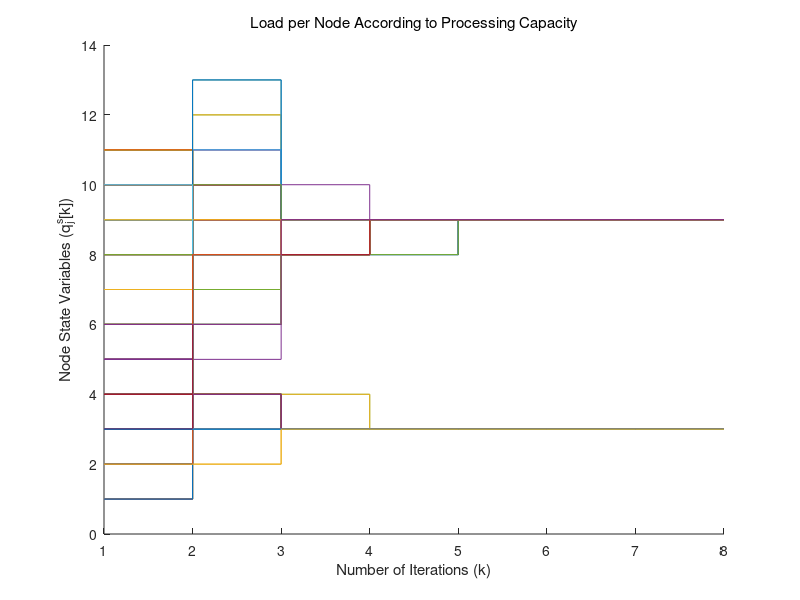
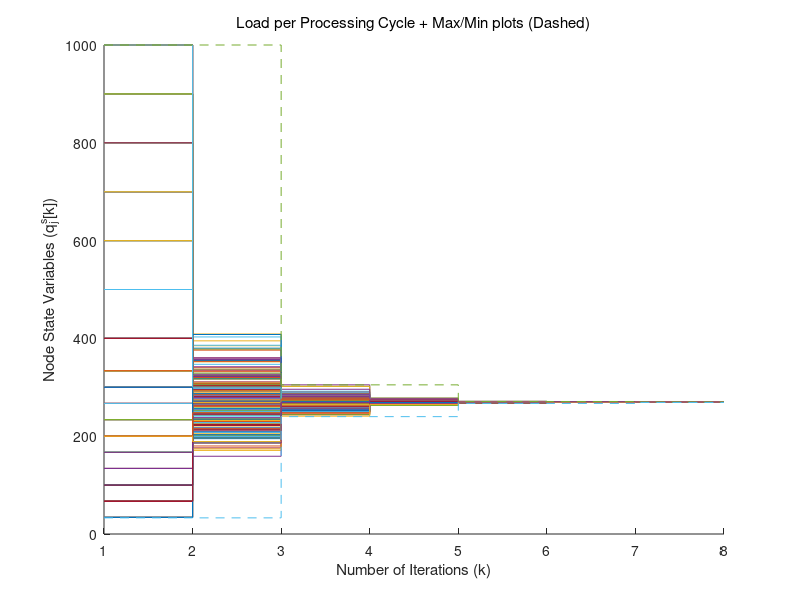

Write the MATLAB code that produced these figures, in order.
close all
clear all
clc

%largeconstant=10^10                %%% WORK ALSO FOR RING
connectivity=0.5;                   
nodes=200;
iter=100;

Ad = zeros(nodes,nodes);

for i=1:nodes
    for j=1:nodes
        if rand()>connectivity
            Ad(i,j)=1;              % AD - Adjacency Martix
        end
    end
end

for i=1:nodes
    Ad(i,i)=1;
end


diam=1;
AAA = Ad;
while (find(AAA==0)>0)
    AAA = AAA*Ad;
    diam=diam+1;
end


quant_step=1000;   % we can multiply by max of z0
y0=quant_step*randi(10,nodes,1);
z0=2*ones(nodes,1);
for j=1:nodes
    if (mod(j,2)==1)
        z0(j) = 10;
    else
        z0(j) = 30;
    end
end
y=y0
z=z0




%%%%%%%%%%%%%%%%%%%%%%%%%%%%%%%%%%%%%%%%%%%%%   - RING
% Ad = zeros(nodes,nodes);
% 
% for i=1:nodes-1
%     Ad(i+1,i)=1;
%     Ad(i,i)=1;
% end
% Ad(1,nodes)=1;
% 
% y0 = [4; 8; 10; 3; 5; 1];
% z0 = [1; 1; 1; 1; 1; 1];
% y=y0;
% z=z0;
%%%%%%%%%%%%%%%%%%%%%%%%%%%%%%%%%%%%%%%%%%%%%



%%%%%%%%%%%%%%%%%%%%%%%%%%%%%%%%%%%%%%%%%%%%%%%%%%%%
%  Ad = [0 1 1 0 0 0 0; 1 0 0 1 0 0 0; 0 0 0 0 0 1 0; 0 0 0 0 0 0 1; 1 1 1 1 0 0 0; 0 0 0 0 1 0 1; 0 0 0 0 1 0 0];   % CDC paper plot
%  nodes = 7;
%  y0 = [15; 5; 11; 4; 3; 13; 9]
%  z0 = [1; 1; 1; 1; 1; 1; 1]
%  y=y0;
%  z=z0;
%%%%%%%%%%%%%%%%%%%%%%%%%%%%%%%%%%%%%%%%%%%%%%%%%%%%
% for i=1:nodes
%     Ad(i,i)=1;
% end



transm_z = zeros(nodes,nodes);
transm_y = zeros(nodes,nodes);


initial_aver = sum(y0)/sum(z0);

first = [];
first2 = [];

nodes_states_y = y0;
nodes_states_z = z0;



y
z
initial_aver

first_max = [];
first_min = [];


max_plot = [];
min_plot = [];

nonz = zeros(1,nodes);
   

for k=1:iter
    
    for j=1:nodes
        if (z(j) >0)
            nodes_states_y(j) = ceil(y(j)/z(j));
        end
    end
    
    first2 = [first2; (nodes_states_y)'];
    nodes_states_y = nodes_states_y.*z0;
    first = [first; (nodes_states_y)'];
    
   
    
    if (mod(k,diam)==1)
        states_for_vote = ((y)./(z));
        max_vot = ceil(states_for_vote);
        min_vot = floor(states_for_vote);
    end
    
    
    for j=1:nodes
    %j = randi(nodes);   % pick a random node
    
        while (z(j) > 1)    % transmission process  - we send equal amounts of y
            
            edg = randi(nodes);
        
            if (Ad(edg,j) > 0)    % this is an outgoing edge
           
                transm_y(edg,j) = transm_y(edg,j) + floor(y(j)/z(j));
                transm_z(edg,j) = transm_z(edg,j) + 1;
                y(j) = y(j) - floor(y(j)/z(j));
                z(j) = z(j) - 1;
            
            end
        
        end
    
    end
    
    
    
    for j=1:nodes           % sum incoming
        
        y(j) = y(j) + sum(transm_y(j,:));
        z(j) = z(j) + sum(transm_z(j,:));
    end
    
    
    transm_z = zeros(nodes,nodes);
    transm_y = zeros(nodes,nodes);
        
    
%     for j=1:nodes
%         if (z(j) > 0)
%             nonz(j) = y(j) / z(j);
%         end
%     end
    
    first_max = [first_max; max(nonz)];
    first_min = [first_min; min(nonz(nonz>0))];
    
    nonz = zeros(1,nodes);
    
    
    
    for i=1:nodes
        for j=1:nodes
            if (Ad(i,j)==1)
                % check for node i the incoming
                max_vot(i) = max(max_vot(i),max_vot(j));
                min_vot(i) = min(min_vot(i),min_vot(j));
            end
        end
    end
    
    flag_to_stop=0;
    if (mod(k,diam)==0)
        for akka = 1:diam
            max_plot = [max_plot; max_vot(1)];
            min_plot = [min_plot; min_vot(1)];
        end
        termination_var = 1;
        for i=1:nodes
            if ((max_vot(i) - min_vot(i) > 1))
                termination_var = 0;
            end
        end
        if (termination_var==1)
            flag_to_stop=1;
            break
        end
    end
    
    if (flag_to_stop==1)
        break
    end
       
    
end

y
z

    for j=1:nodes
        if (z(j) >0)
            nodes_states_y(j) = ceil(y(j)/z(j));
        end
    end

% figure
% hold
% title('Quantized Average Consensus via Mass Equalization - Envelope','FontWeight','Normal')
% plot(first_max)
% plot(first_min)
% hold


%first = (first'*z0)'

figure
hold
stairs(ceil(first/quant_step))
title('Load per Node According to Processing Capacity','FontWeight','Normal')
ylabel('Node State Variables (q_j^s[k])')
xlabel('Number of Iterations (k)')

C_average = nodes_states_y

initial_aver 


figure
hold
stairs(first2)
title('Load per Processing Cycle + Max/Min plots (Dashed)','FontWeight','Normal')
ylabel('Node State Variables (q_j^s[k])')
xlabel('Number of Iterations (k)')
stairs(max_plot, '--')
stairs(min_plot, '--')


